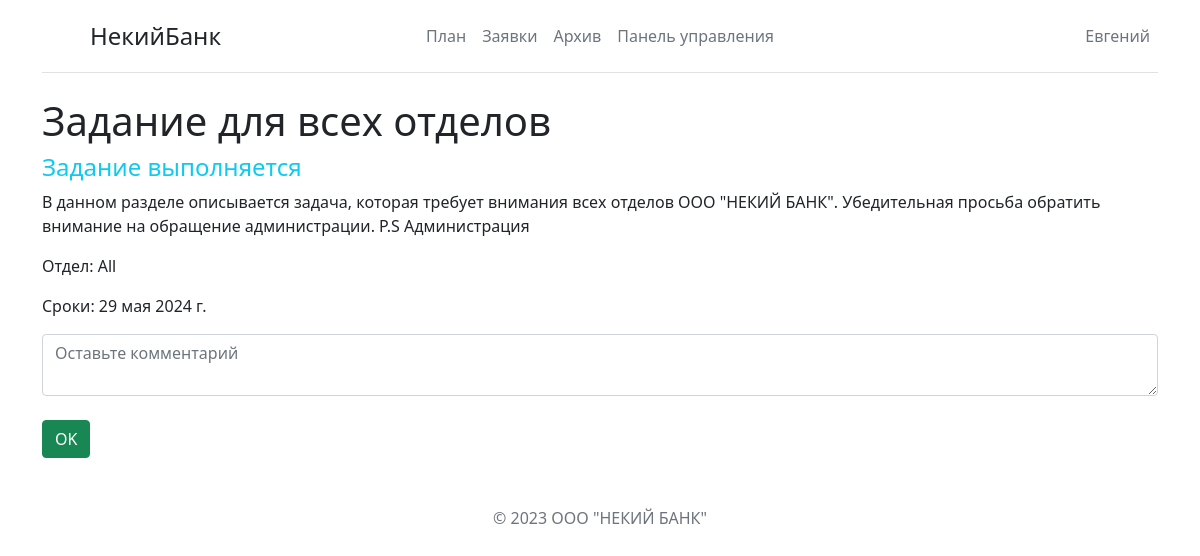
Screenshot of /staff/tasks/7/ (signed in) with the database file from the repository.
### main/models.py (models this page shows, shortened)
class Task(models.Model):
    global GROUP_CHOICES
    title = models.CharField('Название', max_length=50, default="Задание ")
    task = models.TextField('Описание')
    group = models.CharField('Отдел', max_length=10, choices=GROUP_CHOICES, default="All")
    forHeads = models.BooleanField('Задание для нач. отделов', default=False)
    dateBool = models.BooleanField('Задание на квартал', default=False)
    id = models.AutoField(primary_key=True)
    status = models.BooleanField('Выполнено', default=False, editable = False)
    userComplited = models.CharField('Кто выполнил', max_length=50,blank=True, editable = False)
    comments = models.TextField('Комментарии', default="", max_length=200,blank=True, editable = False)
    deadlines = models.DateField('Сроки', default=setDate(dateBool),blank=True, editable = False)

### main/views.py (the view, shortened to what this page needs)
# urls.py: path('staff/tasks/<int:pk_page>/', views.taskpage, name='taskpage'),
def taskpage(request, pk_page):
    if isAuth(request.user) == "Staff":
        page=Task.objects.get(id=pk_page)
        return render(request, 'main/staff/taskpage.html',  {'page':page, 'date':date  })

### main/defs.py (called while the page is built)
def getDate():
    print((datetime.date(2023, 4, 30)-datetime.date.today()).days)
    return datetime.date.today()

def isAuth(User):
    global groups
    for group in User.groups.all():
        if group.name=="Client":
            return "Client"
        elif group.name in groups:
            return "Staff"

### main/templates/main/staff/taskpage.html (shortened to what this page needs)
{% extends 'main/staff/base.html' %}
{% block content %}
    <h1>{{ page.title }}</h1>
    <form method="post">
        {% if page.status == False %}
            {% if page.deadlines >= date %}
            <h4 class="text-info">Задание выполняется</h4>
            {% else  %}
            <h4 class="text-danger">Задание провалено</h4>
            {% endif %}
        {% else %}
        <h4 class="text-success">Задание выполнено</h4>
        {% endif %}
    </form>
    <p> {{ page.task }} </p>
    <p> Отдел: {{ page.group }} </p>
    <p> Сроки: {{ page.deadlines }} </p>
    <form method="post">
        {% if page.status == False %}
            {% if page.forHeads == True %}
                {% if user.is_staff  %}
                    <textarea id="comment" type="text" name="com1" placeholder="Оставьте комментарий" class="form-control"></textarea><br>
                    <input type="submit" class="btn btn-success" value="OK">
                {% endif %}
            {% else %}
                <textarea id="comment" type="text" name="com1" placeholder="Оставьте комментарий" class="form-control"></textarea><br>
                <input type="submit" class="btn btn-success" value="OK">
            {% endif %}
        {% else %}
            <p>{{ page.userComplited }}</p>
            <p> Комментарий: {{ page.comments }} </p>
        {% endif %}
    </form>
{% endblock %}

### main/templates/main/staff/base.html (shortened to what this page needs)
<!DOCTYPE html>
<html lang="en">
<head>
    <link rel="stylesheet" href="https://cdn.jsdelivr.net/npm/bootstrap@5.1.0/dist/css/bootstrap.min.css">
</head>
<body>
  <div class="container">
    <header class="d-flex flex-wrap align-items-center justify-content-center justify-content-md-between py-3 mb-4 border-bottom">
      <a href="/" class="d-flex align-items-center col-md-3 mb-2 mb-md-0 text-dark text-decoration-none">
        <svg class="bi me-2" width="40" height="32" role="img" aria-label="Bootstrap"><use xlink:href="#bootstrap"></use></svg>
        <span class="fs-4">НекийБанк</span>
      </a>
      <ul class="nav col-12 col-md-auto mb-2 justify-content-center mb-md-0">
        {% if user.is_authenticated %}
        <li><a href="{% url 'tasks' %}" class="nav-link px-2 link-secondary">План</a></li>
        <li><a href="{% url 'requests' %}" class="nav-link px-2 link-secondary">Заявки</a></li>
          {% if user.is_staff %}
          <li><a href="{% url 'archive' %}" class="nav-link px-2 link-secondary">Архив</a></li>
          <li><a href="{% url 'apanel' %}" class="nav-link px-2 link-secondary">Панель управления</a></li>
          {% endif %}
        {% endif %}
      </ul>
      <div class="col-md-3 text-end">
        <ul class="nav col-12 col-md-auto mb-2 justify-content-end mb-md-0">
          {% if request.user.is_authenticated %}
          <li><a href="{% url 'profile' %}" class="nav-link px-2 link-secondary">{{user.first_name}}</a></li>
          {% else %}
          <li><a href="{% url 'login' %}" class="nav-link px-2 link-secondary">Войти</a></li>
          {% endif %}
        </ul>
      </div>
    </header>
  </div>
      <div class="container">
        {% block content %}{% endblock %}
      </div>
      <p class="mt-5 mb-3 text-muted text-center">© 2023 ООО "НЕКИЙ БАНК"</p>
</body>
</html>

### rows the page displays
Task: title "Задание для всех отделов", task "В данном разделе описывается задача, которая требует внимания всех отделов ООО \"НЕКИЙ БАНК\". Убедительная просьба обратить внимание на обращение администрации. P.S Администрация", group "All", deadlines "29 мая 2024 г."

### other values shown
{{ user.first_name }} "Евгений"
